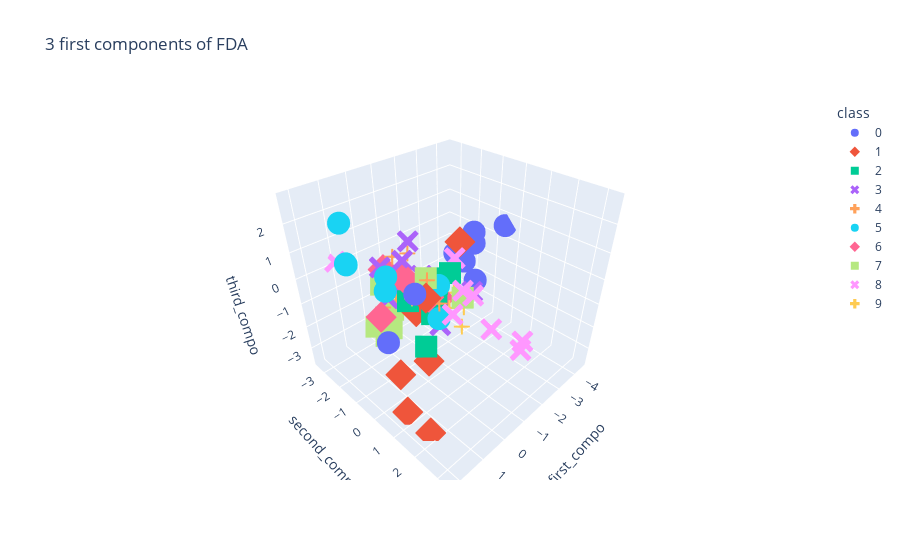

Notebook code cell kept with this figure:
### Code cell
fig = px.scatter_3d(df, x='first_compo', y='second_compo',z='third_compo',color='class',symbol='class',
                    title="3 first components of FDA")
fig.show()

### Figure 1 — Plotly figure (JSON) as saved in the notebook; plotly's stock layout.template omitted (floating-point values rounded to 4 significant figures)
{"data": [{"hovertemplate": "class=0<br>first_compo=%{x}<br>second_compo=%{y}<br>third_compo=%{z}<extra></extra>", "legendgroup": "0", "marker": {"color": "#636efa", "symbol": "circle"}, "mode": "markers", "name": "0", "scene": "scene", "showlegend": true, "type": "scatter3d", "x": [-2.089, -2.463, -2.438, 1.818, -4.486, -2.545, 1.241, -3.454], "y": [0.09197, -1.136, -0.654, 0.3819, -0.5456, -0.2025, 0.9973, -1.142], "z": [1.04, -0.003037, -0.1158, -0.5792, 0.5643, -0.758, 1.172, 0.46]}, {"hovertemplate": "class=1<br>first_compo=%{x}<br>second_compo=%{y}<br>third_compo=%{z}<extra></extra>", "legendgroup": "1", "marker": {"color": "#EF553B", "symbol": "diamond"}, "mode": "markers", "name": "1", "scene": "scene", "showlegend": true, "type": "scatter3d", "x": [0.727, 0.4072, 1.592, 0.2677, 1.392, 0.7628, -1.502, 1.556], "y": [0.8961, 0.0188, 0.7447, 0.5297, 0.2747, 0.9057, 0.02807, 1.791], "z": [-1.704, -0.4164, -3.493, 0.5067, -2.271, 0.7483, 1.297, -3.621]}, {"hovertemplate": "class=2<br>first_compo=%{x}<br>second_compo=%{y}<br>third_compo=%{z}<extra></extra>", "legendgroup": "2", "marker": {"color": "#00cc96", "symbol": "square"}, "mode": "markers", "name": "2", "scene": "scene", "showlegend": true, "type": "scatter3d", "x": [0.02016, -0.6435, -0.2377, 0.7062, 0.7876, -0.3817, 0.25, -0.2508], "y": [-0.4726, -0.1407, 0.2427, 0.7558, 0.1144, 0.7015, 0.5681, 0.2691], "z": [-0.5569, 0.2549, -0.2836, -1.207, 0.2364, 0.9607, -0.3013, 0.4236]}, {"hovertemplate": "class=3<br>first_compo=%{x}<br>second_compo=%{y}<br>third_compo=%{z}<extra></extra>", "legendgroup": "3", "marker": {"color": "#ab63fa", "symbol": "x"}, "mode": "markers", "name": "3", "scene": "scene", "showlegend": true, "type": "scatter3d", "x": [0.3493, 0.3716, 0.04084, -1.095, 1.022, 0.4278, 0.09939, 0.8266], "y": [-0.5878, -0.7522, -0.08656, 0.9743, -0.5186, -0.1639, 0.7635, -1.082], "z": [1.134, 0.2934, 0.6871, 0.05726, 0.1247, 1.996, -0.7124, 0.8911]}, {"hovertemplate": "class=4<br>first_compo=%{x}<br>second_compo=%{y}<br>third_compo=%{z}<extra></extra>", "legendgroup": "4", "marker": {"color": "#FFA15A", "symbol": "cross"}, "mode": "markers", "name": "4", "scene": "scene", "showlegend": true, "type": "scatter3d", "x": [1.143, -0.1409, -0.9938, 0.1966, -0.2021, -0.0606, 0.4864, -0.09933], "y": [-0.6705, -1.703, -0.3398, 0.8424, -0.9995, -0.7201, 0.659, -1.662], "z": [-0.2307, -1.034, -0.1625, 0.2189, 0.9906, -0.07179, 1.098, 0.6317]}, {"hovertemplate": "class=5<br>first_compo=%{x}<br>second_compo=%{y}<br>third_compo=%{z}<extra></extra>", "legendgroup": "5", "marker": {"color": "#19d3f3", "symbol": "circle"}, "mode": "markers", "name": "5", "scene": "scene", "showlegend": true, "type": "scatter3d", "x": [2.127, 0.3834, 1.142, 2.185, 1.225, 0.09816, -0.9891, 1.972], "y": [-0.8025, 1.013, -0.4826, -0.6752, -0.2741, 0.7132, -0.9303, -1.101], "z": [1.722, -0.1431, 0.4746, 1.77, 1.119, 0.7567, -0.7884, 2.785]}, {"hovertemplate": "class=6<br>first_compo=%{x}<br>second_compo=%{y}<br>third_compo=%{z}<extra></extra>", "legendgroup": "6", "marker": {"color": "#FF6692", "symbol": "diamond"}, "mode": "markers", "name": "6", "scene": "scene", "showlegend": true, "type": "scatter3d", "x": [0.4768, -0.5799, -0.2507, 0.2235, 0.2624, 1.724, -0.2833, 0.6688], "y": [-0.5134, 0.0355, -0.01123, 0.4194, -1.725, 0.02426, -0.02056, 0.03149], "z": [0.6402, -0.4146, 0.08799, 0.2479, 0.2744, 0.1117, 0.2793, 0.8187]}, {"hovertemplate": "class=7<br>first_compo=%{x}<br>second_compo=%{y}<br>third_compo=%{z}<extra></extra>", "legendgroup": "7", "marker": {"color": "#B6E880", "symbol": "square"}, "mode": "markers", "name": "7", "scene": "scene", "showlegend": true, "type": "scatter3d", "x": [-0.01295, 0.9094, 0.07732, -0.593, -0.1761, 0.3064, 0.8253, -0.9098], "y": [-2.325, -1.524, -1.638, 1.034, -2.188, 0.3994, -1.115, -0.8183], "z": [-3.108, -1.638, -1.437, 0.1235, -2.749, 0.9621, 0.247, -1.104]}, {"hovertemplate": "class=8<br>first_compo=%{x}<br>second_compo=%{y}<br>third_compo=%{z}<extra></extra>", "legendgroup": "8", "marker": {"color": "#FF97FF", "symbol": "x"}, "mode": "markers", "name": "8", "scene": "scene", "showlegend": true, "type": "scatter3d", "x": [0.8704, 1.012, 0.07556, -0.9818, -0.5505, -0.8351, -0.6642, -0.8104], "y": [2.061, -3.394, 1.671, 0.3119, 2.254, 1.246, 3.297, 3.171], "z": [0.8591, 0.1634, 1.034, 1.042, -0.3753, 0.1828, -0.2665, -0.7705]}, {"hovertemplate": "class=9<br>first_compo=%{x}<br>second_compo=%{y}<br>third_compo=%{z}<extra></extra>", "legendgroup": "9", "marker": {"color": "#FECB52", "symbol": "cross"}, "mode": "markers", "name": "9", "scene": "scene", "showlegend": true, "type": "scatter3d", "x": [-0.4506, -0.2243, -0.5255, -0.1201, -1.053, 0.8536, -0.2038, -0.6118], "y": [0.1022, -0.0985, 1.159, -0.7322, 0.2126, 0.3988, 1.393, 0.4507], "z": [0.2311, -0.2133, -0.1375, -0.07375, -0.3334, 0.5181, -0.5713, -0.5914]}], "layout": {"legend": {"title": {"text": "class"}, "tracegroupgap": 0}, "scene": {"domain": {"x": [0, 1], "y": [0, 1]}, "xaxis": {"title": {"text": "first_compo"}}, "yaxis": {"title": {"text": "second_compo"}}, "zaxis": {"title": {"text": "third_compo"}}}, "title": {"text": "3 first components of FDA"}}}
